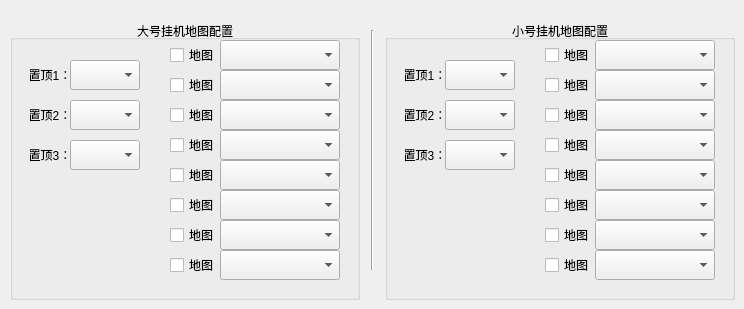
   <widget class="QWidget" name="tabShenMo">
    <attribute name="title">
     <string>冥界-神魔</string>
    </attribute>
    <widget class="QGroupBox" name="groupBoxMaxShenMo">
     <property name="geometry">
      <rect>
       <x>10</x>
       <y>20</y>
       <width>350</width>
       <height>280</height>
      </rect>
     </property>
     <property name="title">
      <string>大号挂机地图配置</string>
     </property>
     <property name="alignment">
      <set>Qt::AlignmentFlag::AlignCenter</set>
     </property>
     <widget class="QComboBox" name="comboBoxMaxShenMoList1">
      <property name="geometry">
       <rect>
        <x>210</x>
        <y>20</y>
        <width>120</width>
        <height>30</height>
       </rect>
      </property>
     </widget>
     <widget class="QCheckBox" name="checkBoxMaxShenMoMap1">
      <property name="geometry">
       <rect>
        <x>160</x>
        <y>20</y>
        <width>50</width>
        <height>30</height>
       </rect>
      </property>
      <property name="text">
       <string>地图</string>
      </property>
     </widget>
     <widget class="QCheckBox" name="checkBoxMaxShenMoMap5">
      <property name="geometry">
       <rect>
        <x>160</x>
        <y>140</y>
        <width>50</width>
        <height>30</height>
       </rect>
      </property>
      <property name="text">
       <string>地图</string>
      </property>
     </widget>
     <widget class="QComboBox" name="comboBoxMaxShenMoList5">
      <property name="geometry">
       <rect>
        <x>210</x>
        <y>140</y>
        <width>120</width>
        <height>30</height>
       </rect>
      </property>
     </widget>
     <widget class="QComboBox" name="comboBoxMaxShenMoList6">
      <property name="geometry">
       <rect>
        <x>210</x>
        <y>170</y>
        <width>120</width>
        <height>30</height>
       </rect>
      </property>
     </widget>
     <widget class="QComboBox" name="comboBoxMaxShenMoList2">
      <property name="geometry">
       <rect>
        <x>210</x>
        <y>50</y>
        <width>120</width>
        <height>30</height>
       </rect>
      </property>
     </widget>
     <widget class="QCheckBox" name="checkBoxMaxShenMoMap2">
      <property name="geometry">
       <rect>
        <x>160</x>
        <y>50</y>
        <width>50</width>
        <height>30</height>
       </rect>
      </property>
      <property name="text">
       <string>地图</string>
      </property>
     </widget>
     <widget class="QCheckBox" name="checkBoxMaxShenMoMap6">
      <property name="geometry">
       <rect>
        <x>160</x>
        <y>170</y>
        <width>50</width>
        <height>30</height>
       </rect>
      </property>
      <property name="text">
       <string>地图</string>
      </property>
     </widget>
     <widget class="QComboBox" name="comboBoxMaxShenMoList7">
      <property name="geometry">
       <rect>
        <x>210</x>
        <y>200</y>
        <width>120</width>
        <height>30</height>
       </rect>
      </property>
     </widget>
     <widget class="QComboBox" name="comboBoxMaxShenMoList3">
      <property name="geometry">
       <rect>
        <x>210</x>
        <y>80</y>
        <width>120</width>
        <height>30</height>
       </rect>
      </property>
     </widget>
     <widget class="QCheckBox" name="checkBoxMaxShenMoMap3">
      <property name="geometry">
       <rect>
        <x>160</x>
        <y>80</y>
        <width>50</width>
        <height>30</height>
       </rect>
      </property>
      <property name="text">
       <string>地图</string>
      </property>
     </widget>
     <widget class="QCheckBox" name="checkBoxMaxShenMoMap7">
      <property name="geometry">
       <rect>
        <x>160</x>
        <y>200</y>
        <width>50</width>
        <height>30</height>
       </rect>
      </property>
      <property name="text">
       <string>地图</string>
      </property>
     </widget>
     <widget class="QComboBox" name="comboBoxMaxShenMoList8">
      <property name="geometry">
       <rect>
        <x>210</x>
        <y>230</y>
        <width>120</width>
        <height>30</height>
       </rect>
      </property>
     </widget>
     <widget class="QComboBox" name="comboBoxMaxShenMoList4">
      <property name="geometry">
       <rect>
        <x>210</x>
        <y>110</y>
        <width>120</width>
        <height>30</height>
       </rect>
      </property>
     </widget>
     <widget class="QCheckBox" name="checkBoxMaxShenMoMap4">
      <property name="geometry">
       <rect>
        <x>160</x>
        <y>110</y>
        <width>50</width>
        <height>30</height>
       </rect>
      </property>
      <property name="text">
       <string>地图</string>
      </property>
     </widget>
     <widget class="QCheckBox" name="checkBoxMaxShenMoMap8">
      <property name="geometry">
       <rect>
        <x>160</x>
        <y>230</y>
        <width>50</width>
        <height>30</height>
       </rect>
      </property>
      <property name="text">
       <string>地图</string>
      </property>
     </widget>
     <widget class="QComboBox" name="comboBoxMaxShenMoTop1">
      <property name="geometry">
       <rect>
        <x>60</x>
        <y>40</y>
        <width>70</width>
        <height>30</height>
       </rect>
      </property>
     </widget>
     <widget class="QComboBox" name="comboBoxMaxShenMoTop3">
      <property name="geometry">
       <rect>
        <x>60</x>
        <y>120</y>
        <width>70</width>
        <height>30</height>
       </rect>
      </property>
     </widget>
     <widget class="QComboBox" name="comboBoxMaxShenMoTop2">
      <property name="geometry">
       <rect>
        <x>60</x>
        <y>80</y>
        <width>70</width>
        <height>30</height>
       </rect>
      </property>
     </widget>
     <widget class="QLabel" name="label_49">
      <property name="geometry">
       <rect>
        <x>20</x>
        <y>40</y>
        <width>40</width>
        <height>30</height>
       </rect>
      </property>
      <property name="text">
       <string>置顶1：</string>
      </property>
      <property name="alignment">
       <set>Qt::AlignmentFlag::AlignCenter</set>
      </property>
     </widget>
     <widget class="QLabel" name="label_50">
      <property name="geometry">
       <rect>
        <x>20</x>
        <y>80</y>
        <width>40</width>
        <height>30</height>
       </rect>
      </property>
      <property name="text">
       <string>置顶2：</string>
      </property>
      <property name="alignment">
       <set>Qt::AlignmentFlag::AlignCenter</set>
      </property>
     </widget>
     <widget class="QLabel" name="label_51">
      <property name="geometry">
       <rect>
        <x>20</x>
        <y>120</y>
        <width>40</width>
        <height>30</height>
       </rect>
      </property>
      <property name="text">
       <string>置顶3：</string>
      </property>
      <property name="alignment">
       <set>Qt::AlignmentFlag::AlignCenter</set>
      </property>
     </widget>
    </widget>
    <widget class="Line" name="line_9">
     <property name="geometry">
      <rect>
       <x>370</x>
       <y>30</y>
       <width>5</width>
       <height>240</height>
      </rect>
     </property>
     <property name="orientation">
      <enum>Qt::Orientation::Vertical</enum>
     </property>
    </widget>
    <widget class="QGroupBox" name="groupBoxMinShenMo">
     <property name="geometry">
      <rect>
       <x>385</x>
       <y>20</y>
       <width>350</width>
       <height>280</height>
      </rect>
     </property>
     <property name="title">
      <string>小号挂机地图配置</string>
     </property>
     <property name="alignment">
      <set>Qt::AlignmentFlag::AlignCenter</set>
     </property>
     <widget class="QComboBox" name="comboBoxMinShenMoList1">
      <property name="geometry">
       <rect>
        <x>210</x>
        <y>20</y>
        <width>120</width>
        <height>30</height>
       </rect>
      </property>
     </widget>
     <widget class="QCheckBox" name="checkBoxMinShenMoMap1">
      <property name="geometry">
       <rect>
        <x>160</x>
        <y>20</y>
        <width>50</width>
        <height>30</height>
       </rect>
      </property>
      <property name="text">
       <string>地图</string>
      </property>
     </widget>
     <widget class="QCheckBox" name="checkBoxMinShenMoMap5">
      <property name="geometry">
       <rect>
        <x>160</x>
        <y>140</y>
        <width>50</width>
        <height>30</height>
       </rect>
      </property>
      <property name="text">
       <string>地图</string>
      </property>
     </widget>
     <widget class="QComboBox" name="comboBoxMinShenMoList5">
      <property name="geometry">
       <rect>
        <x>210</x>
        <y>140</y>
        <width>120</width>
        <height>30</height>
       </rect>
      </property>
     </widget>
     <widget class="QComboBox" name="comboBoxMinShenMoList6">
      <property name="geometry">
       <rect>
        <x>210</x>
        <y>170</y>
        <width>120</width>
        <height>30</height>
       </rect>
      </property>
     </widget>
     <widget class="QComboBox" name="comboBoxMinShenMoList2">
      <property name="geometry">
       <rect>
        <x>210</x>
        <y>50</y>
        <width>120</width>
        <height>30</height>
       </rect>
      </property>
     </widget>
     <widget class="QCheckBox" name="checkBoxMinShenMoMap2">
      <property name="geometry">
       <rect>
        <x>160</x>
        <y>50</y>
        <width>50</width>
        <height>30</height>
       </rect>
      </property>
      <property name="text">
       <string>地图</string>
      </property>
     </widget>
     <widget class="QCheckBox" name="checkBoxMinShenMoMap6">
      <property name="geometry">
       <rect>
        <x>160</x>
        <y>170</y>
        <width>50</width>
        <height>30</height>
       </rect>
      </property>
      <property name="text">
       <string>地图</string>
      </property>
     </widget>
     <widget class="QComboBox" name="comboBoxMinShenMoList7">
      <property name="geometry">
       <rect>
        <x>210</x>
        <y>200</y>
        <width>120</width>
        <height>30</height>
       </rect>
      </property>
     </widget>
     <widget class="QComboBox" name="comboBoxMinShenMoList3">
      <property name="geometry">
       <rect>
        <x>210</x>
        <y>80</y>
        <width>120</width>
        <height>30</height>
       </rect>
      </property>
     </widget>
     <widget class="QCheckBox" name="checkBoxMinShenMoMap3">
      <property name="geometry">
       <rect>
        <x>160</x>
        <y>80</y>
        <width>50</width>
        <height>30</height>
       </rect>
      </property>
      <property name="text">
       <string>地图</string>
      </property>
     </widget>
     <widget class="QCheckBox" name="checkBoxMinShenMoMap7">
      <property name="geometry">
       <rect>
        <x>160</x>
        <y>200</y>
        <width>50</width>
        <height>30</height>
       </rect>
      </property>
      <property name="text">
       <string>地图</string>
      </property>
     </widget>
     <widget class="QComboBox" name="comboBoxMinShenMoList8">
      <property name="geometry">
       <rect>
        <x>210</x>
        <y>230</y>
        <width>120</width>
        <height>30</height>
       </rect>
      </property>
     </widget>
     <widget class="QComboBox" name="comboBoxMinShenMoList4">
      <property name="geometry">
       <rect>
        <x>210</x>
        <y>110</y>
        <width>120</width>
        <height>30</height>
       </rect>
      </property>
     </widget>
     <widget class="QCheckBox" name="checkBoxMinShenMoMap4">
      <property name="geometry">
       <rect>
        <x>160</x>
        <y>110</y>
        <width>50</width>
        <height>30</height>
       </rect>
      </property>
      <property name="text">
       <string>地图</string>
      </property>
     </widget>
     <widget class="QCheckBox" name="checkBoxMinShenMoMap8">
      <property name="geometry">
       <rect>
        <x>160</x>
        <y>230</y>
        <width>50</width>
        <height>30</height>
       </rect>
      </property>
      <property name="text">
       <string>地图</string>
      </property>
     </widget>
     <widget class="QComboBox" name="comboBoxMinShenMoTop1">
      <property name="geometry">
       <rect>
        <x>60</x>
        <y>40</y>
        <width>70</width>
        <height>30</height>
       </rect>
      </property>
     </widget>
     <widget class="QComboBox" name="comboBoxMinShenMoTop3">
      <property name="geometry">
       <rect>
        <x>60</x>
        <y>120</y>
        <width>70</width>
        <height>30</height>
       </rect>
      </property>
     </widget>
     <widget class="QComboBox" name="comboBoxMinShenMoTop2">
      <property name="geometry">
       <rect>
        <x>60</x>
        <y>80</y>
        <width>70</width>
        <height>30</height>
       </rect>
      </property>
     </widget>
     <widget class="QLabel" name="label_52">
      <property name="geometry">
       <rect>
        <x>20</x>
        <y>40</y>
        <width>40</width>
        <height>30</height>
       </rect>
      </property>
      <property name="text">
       <string>置顶1：</string>
      </property>
      <property name="alignment">
       <set>Qt::AlignmentFlag::AlignCenter</set>
      </property>
     </widget>
     <widget class="QLabel" name="label_53">
      <property name="geometry">
       <rect>
        <x>20</x>
        <y>80</y>
        <width>40</width>
        <height>30</height>
       </rect>
      </property>
      <property name="text">
       <string>置顶2：</string>
      </property>
      <property name="alignment">
       <set>Qt::AlignmentFlag::AlignCenter</set>
      </property>
     </widget>
     <widget class="QLabel" name="label_54">
      <property name="geometry">
       <rect>
        <x>20</x>
        <y>120</y>
        <width>40</width>
        <height>30</height>
       </rect>
      </property>
      <property name="text">
       <string>置顶3：</string>
      </property>
      <property name="alignment">
       <set>Qt::AlignmentFlag::AlignCenter</set>
      </property>
     </widget>
    </widget>
   </widget>
